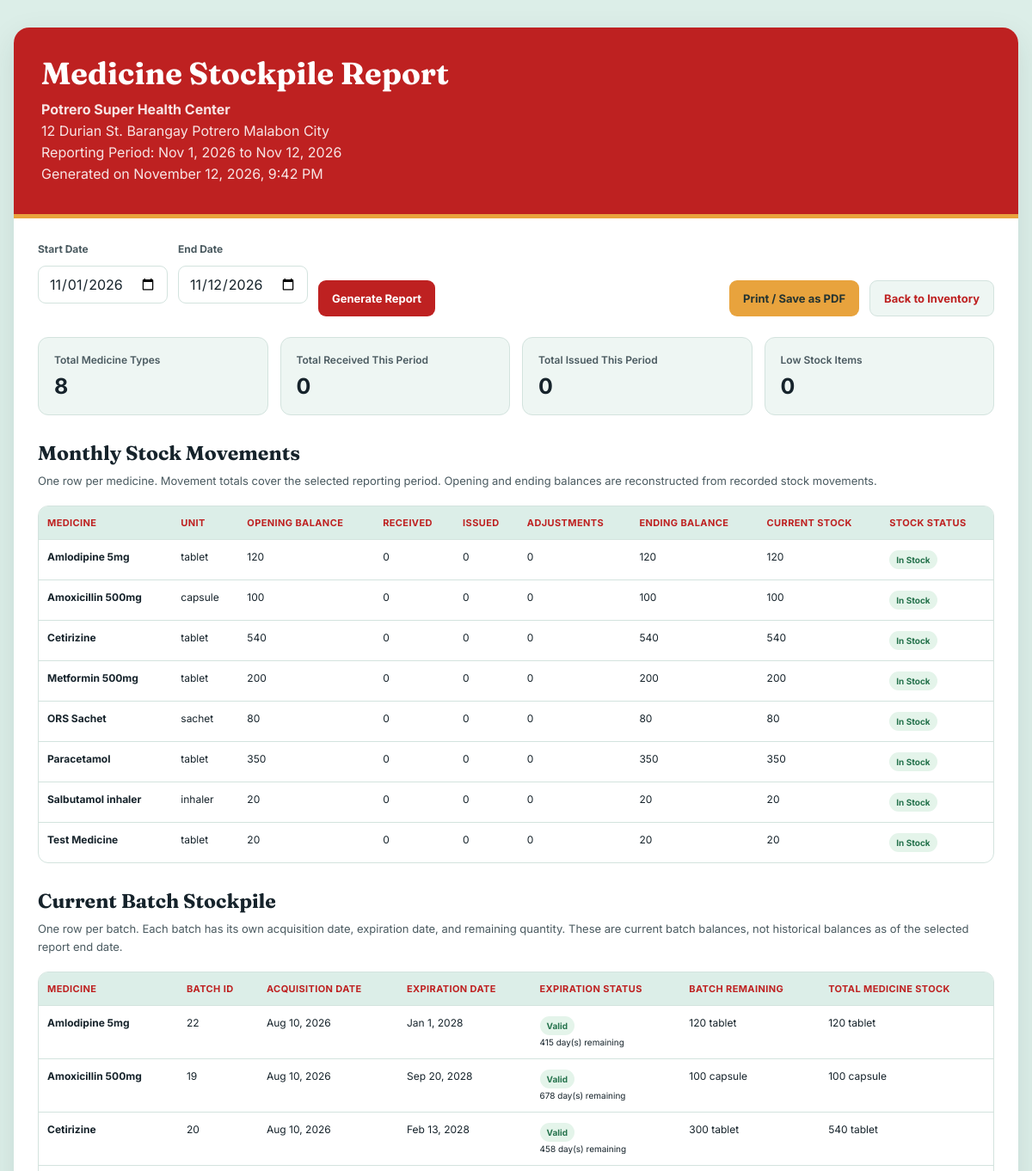
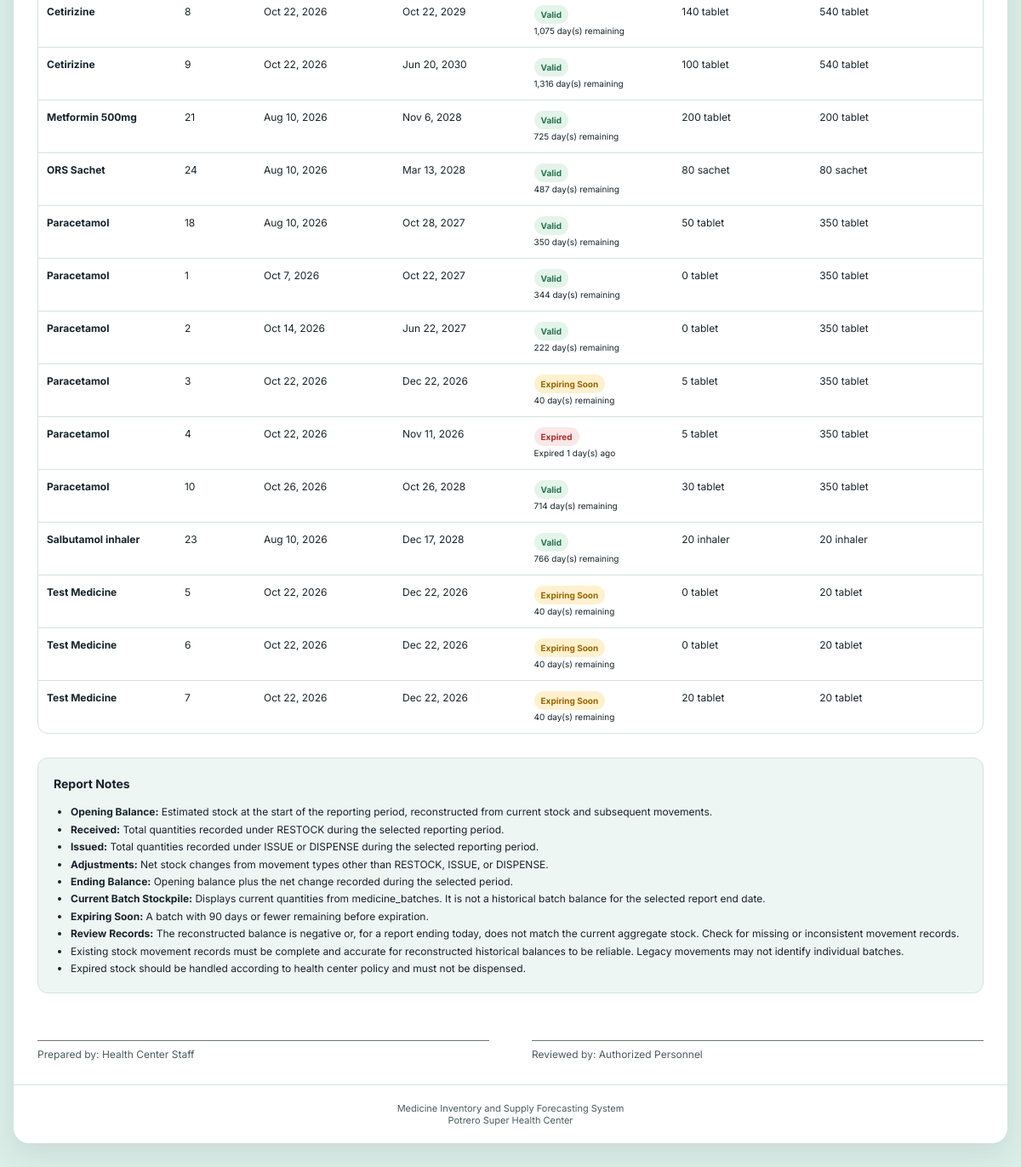
The app's page /medicine_stockpile_report.php (signed in) with its own data (2 pictures, top to bottom).
### tables this page shows
CREATE TABLE `health_centers` (
  `id` int NOT NULL AUTO_INCREMENT,
  `name` varchar(150) NOT NULL,
  `address` varchar(255) DEFAULT NULL,
  `contact_number` varchar(30) DEFAULT NULL,
  `operating_hours` varchar(255) DEFAULT NULL,
  PRIMARY KEY (`id`)
);

CREATE TABLE `medicine_batches` (
  `batch_id` int NOT NULL AUTO_INCREMENT,
  `medicine_id` int NOT NULL,
  `health_center_id` int NOT NULL,
  `quantity_received` int NOT NULL,
  `quantity_remaining` int NOT NULL,
  `acquisition_date` date NOT NULL,
  `expiration_date` date DEFAULT NULL,
  `created_by` varchar(100) NOT NULL,
  `created_at` timestamp NULL DEFAULT CURRENT_TIMESTAMP,
  PRIMARY KEY (`batch_id`),
  KEY `idx_batches_fifo` (`medicine_id`,`health_center_id`,`acquisition_date`,`batch_id`),
  CONSTRAINT `fk_batch_medicine` FOREIGN KEY (`medicine_id`) REFERENCES `medicines` (`id`) ON DELETE RESTRICT
);

CREATE TABLE `medicines` (
  `id` int NOT NULL AUTO_INCREMENT,
  `health_center_id` int NOT NULL,
  `name` varchar(150) NOT NULL,
  `unit` varchar(30) NOT NULL DEFAULT 'unit',
  `stock_quantity` int NOT NULL DEFAULT '0',
  `reorder_threshold` int NOT NULL DEFAULT '10',
  `updated_at` datetime DEFAULT CURRENT_TIMESTAMP ON UPDATE CURRENT_TIMESTAMP,
  `acquisition_date` date DEFAULT NULL,
  `expiration_date` date DEFAULT NULL,
  PRIMARY KEY (`id`),
  KEY `health_center_id` (`health_center_id`),
  CONSTRAINT `medicines_ibfk_1` FOREIGN KEY (`health_center_id`) REFERENCES `health_centers` (`id`)
);

### medicine_stockpile_report.php (the view, shortened to what the rows shown need)
<?php
require_once __DIR__ . "/auth_check.php";
function h($value): string
{
    return htmlspecialchars((string) ($value ?? ""), ENT_QUOTES, "UTF-8");
}
function displayDate($date): string
{
    $timestamp = strtotime($date);
    return $timestamp !== false
        ? date("M j, Y", $timestamp)
        : "Not recorded";
}
function prepareOrFail(mysqli $conn, string $sql): mysqli_stmt
{
    $stmt = $conn->prepare($sql);
    return $stmt;
}
$username = $_SESSION["username"];
$staffStmt = prepareOrFail(
    $conn,
    "SELECT health_center_id
     FROM patients
     WHERE username = ?
     LIMIT 1"
);
$staffStmt->bind_param("s", $username);
$staffStmt->execute();
$staff = $staffStmt->get_result()->fetch_assoc();
$centerId = (int) $staff["health_center_id"];
$startDate = $_GET["start_date"] ?? date("Y-m-01");
$endDate = $_GET["end_date"] ?? date("Y-m-d");
$centerStmt = prepareOrFail(
    $conn,
    "SELECT name, address, contact_number
     FROM health_centers
     WHERE id = ?
     LIMIT 1"
);
$centerStmt->bind_param("i", $centerId);
$centerStmt->execute();
$center = $centerStmt->get_result()->fetch_assoc();
$centerAddress = $center["address"] ?? "";
$batchStmt = prepareOrFail(
    $conn,
    "SELECT
        m.id AS medicine_id,
        m.name,
        m.unit,
        m.stock_quantity AS total_stock,
        m.reorder_threshold,
        b.batch_id,
        b.quantity_received,
        b.quantity_remaining,
        b.acquisition_date,
        b.expiration_date
     FROM medicine_batches b
     INNER JOIN medicines m
        ON m.id = b.medicine_id
        AND m.health_center_id = b.health_center_id
     WHERE b.health_center_id = ?
     ORDER BY m.name ASC, b.acquisition_date ASC, b.batch_id ASC"
);
$batchStmt->bind_param("i", $centerId);
$batchStmt->execute();
$batchResult = $batchStmt->get_result();
$batches = [];
$today = new DateTimeImmutable("today");
$expiringSoonBatchCount = 0;
while ($row = $batchResult->fetch_assoc()) {
    $row["days_until_expiry"] = null;
    $row["expiration_status"] = "Not Recorded";
    if (empty($row["expiration_date"])) {
        $row["expiration_status"] = "Not Recorded";
    } else {
        $expiryDate = DateTimeImmutable::createFromFormat(
            "!Y-m-d",
            $row["expiration_date"]
        );
        if (!$expiryDate) {
            $row["expiration_status"] = "Invalid Date";
        } else {
            $daysRemaining = (int) $today
                ->diff($expiryDate)
                ->format("%r%a");
            $row["days_until_expiry"] = $daysRemaining;
            if ($daysRemaining < 0) {
                $row["expiration_status"] = "Expired";
            } elseif ($daysRemaining === 0) {
                $row["expiration_status"] = "Expires Today";
                if ((int) $row["quantity_remaining"] > 0) {
                    $expiringSoonBatchCount++;
                }
            } elseif ($daysRemaining <= 90) {
                $row["expiration_status"] = "Expiring Soon";
                if ((int) $row["quantity_remaining"] > 0) {
                    $expiringSoonBatchCount++;
                }
            } else {
                $row["expiration_status"] = "Valid";
            }
        }
    }
    $batches[] = $row;
}
$centerName = $center["name"] ?? "Health Center";
$generatedAt = date("F j, Y, g:i A");
?>
<!DOCTYPE html>
<html lang="en">
<head>
    <link rel="stylesheet" href="homepagestyle.css">
</head>
<body>
<div class="report-wrap">
    <div class="report-card">
        <header class="report-header">
            <h1>Medicine Stockpile Report</h1>
            <p><strong><?= h($centerName) ?></strong></p>
            <?php if ($centerAddress !== ""): ?>
                <p><?= h($centerAddress) ?></p>
            <?php endif; ?>
            <p>
                Reporting Period:
                <?= h(displayDate($startDate)) ?>
                to
                <?= h(displayDate($endDate)) ?>
            </p>
            <p>Generated on <?= h($generatedAt) ?></p>
        </header>
        <main class="report-body">
            <div class="report-toolbar no-print">
            </div>
            <section class="summary-grid">
            </section>
            <section class="section">
                <h2 class="section-title">Monthly Stock Movements</h2>
                <div class="table-wrap">
                    <table>
                        <thead>
                        <tr>
                            <th>Medicine</th>
                            <th>Unit</th>
                            <th>Opening Balance</th>
                            <th>Received</th>
                            <th>Issued</th>
                            <th>Adjustments</th>
                            <th>Ending Balance</th>
                            <th>Current Stock</th>
                            <th>Stock Status</th>
                        </tr>
                        </thead>
                    </table>
                </div>
            </section>
            <section class="section">
                <h2 class="section-title">Current Batch Stockpile</h2>
                <div class="table-wrap">
                    <table>
                        <thead>
                        <tr>
                            <th>Medicine</th>
                            <th>Batch ID</th>
                            <th>Acquisition Date</th>
                            <th>Expiration Date</th>
                            <th>Expiration Status</th>
                            <th>Batch Remaining</th>
                            <th>Total Medicine Stock</th>
                        </tr>
                        </thead>
                        <tbody>
                        <?php if (empty($batches)): ?>
                            <tr>
                                <td colspan="7">
                                    No batch records found. Existing untracked
                                    stock may need to be migrated into
                                    medicine_batches.
                                </td>
                            </tr>
                        <?php else: ?>
                            <?php foreach ($batches as $batch): ?>
                                <?php
                                $expiryStatus = $batch["expiration_status"];
                                if ($expiryStatus === "Expired") {
                                    $expiryClass = "status-danger";
                                } elseif (
                                    $expiryStatus === "Expires Today" ||
                                    $expiryStatus === "Expiring Soon"
                                ) {
                                    $expiryClass = "status-warning";
                                } elseif ($expiryStatus === "Valid") {
                                    $expiryClass = "status-good";
                                } else {
                                    $expiryClass = "status-neutral";
                                }
                                ?>
                                <tr>
                                    <td><strong><?= h($batch["name"]) ?></strong></td>
                                    <td><?= (int) $batch["batch_id"] ?></td>
                                    <td><?= h(displayDate($batch["acquisition_date"])) ?></td>
                                    <td><?= h(displayDate($batch["expiration_date"])) ?></td>
                                    <td>
                                        <span class="status <?= h($expiryClass) ?>">
                                            <?= h($expiryStatus) ?>
                                        </span>
                                        <?php if ($batch["days_until_expiry"] !== null): ?>
                                            <br>
                                            <small>
                                                <?php if ($batch["days_until_expiry"] < 0): ?>
                                                    Expired
                                                    <?= number_format(abs($batch["days_until_expiry"])) ?>
                                                    day(s) ago
                                                <?php elseif ($batch["days_until_expiry"] === 0): ?>
                                                    Expires today
                                                <?php else: ?>
                                                    <?= number_format($batch["days_until_expiry"]) ?>
                                                    day(s) remaining
                                                <?php endif; ?>
                                            </small>
                                        <?php endif; ?>
                                    </td>
                                    <td>
                                        <?= number_format((int) $batch["quantity_remaining"]) ?>
                                        <?= h($batch["unit"]) ?>
                                    </td>
                                    <td>
                                        <?= number_format((int) $batch["total_stock"]) ?>
                                        <?= h($batch["unit"]) ?>
                                    </td>
                                </tr>
                            <?php endforeach; ?>
                        <?php endif; ?>
                        </tbody>
                    </table>
                </div>
            </section>
            <section class="notes">
            </section>
            <div class="signature-grid">
            </div>
        </main>
        <footer class="report-footer">
            Medicine Inventory and Supply Forecasting System
            <br>
            <?= h($centerName) ?>
        </footer>
    </div>
</div>
</body>
</html>

### records on screen
health_centers: name "Potrero Super Health Center", address "12 Durian St. Barangay Potrero Malabon City"
medicine_batches: medicine.name "Amlodipine 5mg", batch_id "22", acquisition_date "Aug 10, 2026", expiration_date "Jan 1, 2028", expiryStatus "Valid", days_until_expiry "415", quantity_remaining "120", medicine.unit "tablet", medicine.stock_quantity "120"
medicine_batches: medicine.name "Amoxicillin 500mg", batch_id "19", acquisition_date "Aug 10, 2026", expiration_date "Sep 20, 2028", expiryStatus "Valid", days_until_expiry "678", quantity_remaining "100", medicine.unit "capsule", medicine.stock_quantity "100"
medicine_batches: medicine.name "Cetirizine", batch_id "20", acquisition_date "Aug 10, 2026", expiration_date "Feb 13, 2028", expiryStatus "Valid", days_until_expiry "458", quantity_remaining "300", medicine.unit "tablet", medicine.stock_quantity "540"
medicine_batches: medicine.name "Cetirizine", batch_id "8", acquisition_date "Oct 22, 2026", expiration_date "Oct 22, 2029", expiryStatus "Valid", days_until_expiry "1,075", quantity_remaining "140", medicine.unit "tablet", medicine.stock_quantity "540"
medicine_batches: medicine.name "Cetirizine", batch_id "9", acquisition_date "Oct 22, 2026", expiration_date "Jun 20, 2030", expiryStatus "Valid", days_until_expiry "1,316", quantity_remaining "100", medicine.unit "tablet", medicine.stock_quantity "540"
medicine_batches: medicine.name "Metformin 500mg", batch_id "21", acquisition_date "Aug 10, 2026", expiration_date "Nov 6, 2028", expiryStatus "Valid", days_until_expiry "725", quantity_remaining "200", medicine.unit "tablet", medicine.stock_quantity "200"
medicine_batches: medicine.name "ORS Sachet", batch_id "24", acquisition_date "Aug 10, 2026", expiration_date "Mar 13, 2028", expiryStatus "Valid", days_until_expiry "487", quantity_remaining "80", medicine.unit "sachet", medicine.stock_quantity "80"
medicine_batches: medicine.name "Paracetamol", batch_id "18", acquisition_date "Aug 10, 2026", expiration_date "Oct 28, 2027", expiryStatus "Valid", medicine.stock_quantity "350", quantity_remaining "50", medicine.unit "tablet"
medicine_batches: medicine.name "Paracetamol", batch_id "1", acquisition_date "Oct 7, 2026", expiration_date "Oct 22, 2027", expiryStatus "Valid", days_until_expiry "344", quantity_remaining "0", medicine.unit "tablet", medicine.stock_quantity "350"
medicine_batches: medicine.name "Paracetamol", batch_id "2", acquisition_date "Oct 14, 2026", expiration_date "Jun 22, 2027", expiryStatus "Valid", days_until_expiry "222", quantity_remaining "0", medicine.unit "tablet", medicine.stock_quantity "350"
medicine_batches: medicine.name "Paracetamol", batch_id "3", acquisition_date "Oct 22, 2026", expiration_date "Dec 22, 2026", expiryStatus "Expiring Soon", days_until_expiry "40", quantity_remaining "5", medicine.unit "tablet", medicine.stock_quantity "350"
medicine_batches: medicine.name "Paracetamol", batch_id "4", acquisition_date "Oct 22, 2026", expiration_date "Nov 11, 2026", expiryStatus "Expired", days_until_expiry "1", quantity_remaining "5", medicine.unit "tablet", medicine.stock_quantity "350"
medicine_batches: medicine.name "Paracetamol", batch_id "10", acquisition_date "Oct 26, 2026", expiration_date "Oct 26, 2028", expiryStatus "Valid", days_until_expiry "714", quantity_remaining "30", medicine.unit "tablet", medicine.stock_quantity "350"
medicine_batches: medicine.name "Salbutamol inhaler", batch_id "23", acquisition_date "Aug 10, 2026", expiration_date "Dec 17, 2028", expiryStatus "Valid", days_until_expiry "766", quantity_remaining "20", medicine.unit "inhaler", medicine.stock_quantity "20"
medicine_batches: medicine.name "Test Medicine", batch_id "5", acquisition_date "Oct 22, 2026", expiration_date "Dec 22, 2026", expiryStatus "Expiring Soon", days_until_expiry "40", quantity_remaining "0", medicine.unit "tablet", medicine.stock_quantity "20"
medicine_batches: medicine.name "Test Medicine", batch_id "6", acquisition_date "Oct 22, 2026", expiration_date "Dec 22, 2026", expiryStatus "Expiring Soon", days_until_expiry "40", quantity_remaining "0", medicine.unit "tablet", medicine.stock_quantity "20"
medicine_batches: medicine.name "Test Medicine", batch_id "7", acquisition_date "Oct 22, 2026", expiration_date "Dec 22, 2026", expiryStatus "Expiring Soon", days_until_expiry "40", quantity_remaining "20", medicine.unit "tablet", medicine.stock_quantity "20"

### other values on screen
$totalMedicines "8"
$totalReceived "0"
$totalIssued "0"
$lowStockCount "0"
$item["name"] "Amlodipine 5mg"
$item["unit"] "tablet"
$item["opening_balance"] "120"
$item["received"] "0"
$item["issued"] "0"
$item["adjustments"] "0"
$item["ending_balance"] "120"
$item["current_stock"] "120"
$item["stock_status"] "In Stock"
$item["name"] "Amoxicillin 500mg"
$item["unit"] "capsule"
